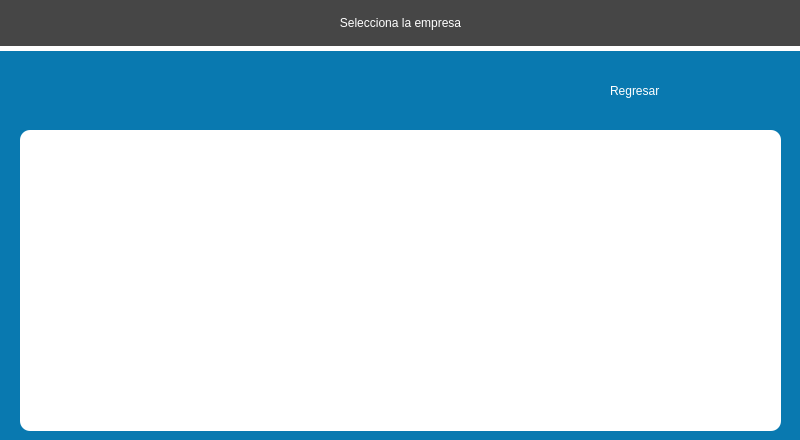
<?xml version="1.0" encoding="UTF-8"?>
<ui version="4.0">
 <class>Form</class>
 <widget class="QWidget" name="Form">
  <property name="geometry">
   <rect>
    <x>0</x>
    <y>0</y>
    <width>800</width>
    <height>440</height>
   </rect>
  </property>
  <property name="windowTitle">
   <string>Form</string>
  </property>
  <widget class="QLabel" name="label_19">
   <property name="geometry">
    <rect>
     <x>0</x>
     <y>0</y>
     <width>801</width>
     <height>441</height>
    </rect>
   </property>
   <property name="styleSheet">
    <string notr="true">background-color: rgb(9, 121, 176);</string>
   </property>
   <property name="text">
    <string/>
   </property>
  </widget>
  <widget class="QLabel" name="label_8">
   <property name="geometry">
    <rect>
     <x>-10</x>
     <y>0</y>
     <width>821</width>
     <height>51</height>
    </rect>
   </property>
   <property name="styleSheet">
    <string notr="true">font: 24pt &quot;Franklin Gothic Demi&quot;;
padding: 2px;
color: rgb(255, 255, 255);
border-radius: 5px;
background-color: rgb(16, 64, 115);
background-color: #464646;
border-bottom: 5px solid #fff;</string>
   </property>
   <property name="text">
    <string>Selecciona la empresa</string>
   </property>
   <property name="alignment">
    <set>Qt::AlignCenter</set>
   </property>
  </widget>
  <widget class="QLabel" name="label_2">
   <property name="geometry">
    <rect>
     <x>20</x>
     <y>130</y>
     <width>761</width>
     <height>301</height>
    </rect>
   </property>
   <property name="styleSheet">
    <string notr="true">background-color: rgb(255, 255, 255);
border-radius:10px;</string>
   </property>
   <property name="text">
    <string/>
   </property>
  </widget>
  <widget class="QWidget" name="products" native="true">
   <property name="geometry">
    <rect>
     <x>30</x>
     <y>135</y>
     <width>741</width>
     <height>291</height>
    </rect>
   </property>
  </widget>
  <widget class="QLabel" name="btn_regresar">
   <property name="geometry">
    <rect>
     <x>710</x>
     <y>60</y>
     <width>71</width>
     <height>61</height>
    </rect>
   </property>
   <property name="text">
    <string/>
   </property>
   <property name="pixmap">
    <pixmap>../img/atras.png</pixmap>
   </property>
  </widget>
  <widget class="QLabel" name="label_3">
   <property name="geometry">
    <rect>
     <x>610</x>
     <y>70</y>
     <width>91</width>
     <height>41</height>
    </rect>
   </property>
   <property name="styleSheet">
    <string notr="true">font: 14pt &quot;Franklin Gothic Demi&quot;;
color: rgb(255, 255, 255);</string>
   </property>
   <property name="text">
    <string>Regresar</string>
   </property>
  </widget>
 </widget>
 <resources/>
 <connections/>
</ui>
